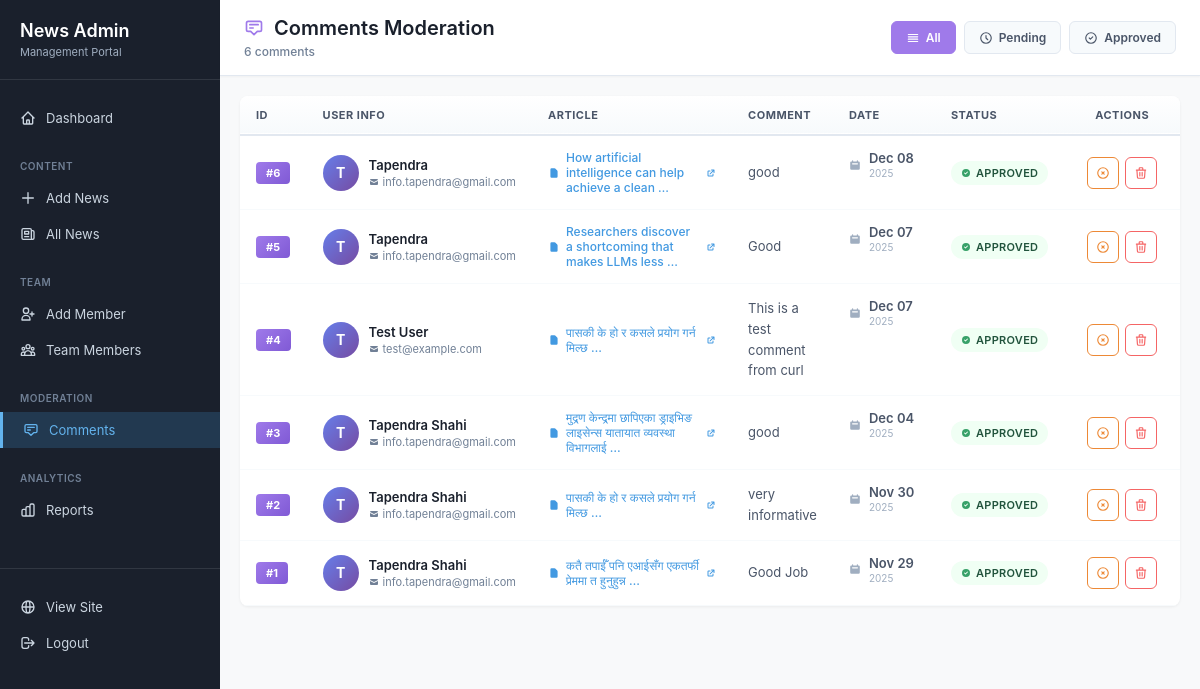
Page /custom-admin/comments/ (signed in) on the committed database.
### news/models.py (models this page shows, shortened)
class Comment(models.Model):
    news = models.ForeignKey(News, on_delete=models.CASCADE, related_name='comments')
    name = models.CharField(max_length=100, help_text="Commenter's name")
    email = models.EmailField(help_text="Commenter's email (not displayed publicly)")
    text = models.TextField(help_text="Comment text")
    created_at = models.DateTimeField(auto_now_add=True)
    is_approved = models.BooleanField(default=True, help_text="Whether this comment is approved for display")
    class Meta:
        ordering = ['-created_at']
        verbose_name = 'Comment'
        verbose_name_plural = 'Comments'

class News(models.Model):
    CATEGORY_CHOICES = [
        ('business', 'Business'),
        ('political', 'Political'),
        ('tech', 'Tech'),
        ('education', 'Education'),
    ]
    VISIBILITY_CHOICES = [
        ('public', 'Public'),
        ('private', 'Private'),
        ('password', 'Password Protected'),
    ]
    title = models.CharField(max_length=255)
    slug = models.SlugField(max_length=255, blank=True, help_text="URL-friendly version of title")
    content = models.TextField()
    excerpt = models.TextField(max_length=300, blank=True, help_text="Brief summary of the article")
    category = models.CharField(max_length=50, choices=CATEGORY_CHOICES, default='business')
    tags = models.CharField(max_length=500, blank=True, help_text="Comma-separated tags")
    author = models.ForeignKey(TeamMember, on_delete=models.SET_NULL, null=True, blank=True, related_name='articles', help_text="Select the author from team members")
    meta_description = models.CharField(max_length=160, blank=True, help_text="SEO meta description")
    visibility = models.CharField(max_length=20, choices=VISIBILITY_CHOICES, default='public')
    publish_date = models.DateTimeField(null=True, blank=True, help_text="Schedule publish date/time")
    created_at = models.DateTimeField(auto_now_add=True)
    updated_at = models.DateTimeField(auto_now=True)
    image = models.ImageField(upload_to='news_images/', blank=True, null=True)
    class Meta:
        ordering = ['-created_at']
        verbose_name = 'News Article'
        verbose_name_plural = 'News Articles'

### news/admin_views.py (the view)
# urls.py: path('comments/', admin_views.admin_comments_list, name='comments_list'),
@staff_member_required
def admin_comments_list(request):
    filter_type = request.GET.get('filter', 'all')
    if filter_type == 'pending':
        comments = Comment.objects.filter(is_approved=False)
    elif filter_type == 'approved':
        comments = Comment.objects.filter(is_approved=True)
    else:
        comments = Comment.objects.all()
    comments = comments.order_by('-created_at')
    context = {
        'comments': comments,
        'filter': filter_type,
    }
    return render(request, 'admin/custom_comments.html', context)

### news/templates/admin/custom_comments.html (shortened to what this page needs)
{% extends 'admin/base_custom.html' %}
{% block content %}
<div class="comments-wrapper">
    <div class="list-header">
        <div class="header-info">
            <h1>
                <svg width="20" height="20" fill="none" stroke="currentColor" viewBox="0 0 24 24">
                    <path stroke-linecap="round" stroke-linejoin="round" stroke-width="2" d="M7 8h10M7 12h4m1 8l-4-4H5a2 2 0 01-2-2V6a2 2 0 012-2h14a2 2 0 012 2v8a2 2 0 01-2 2h-3l-4 4z"/>
                </svg>
                Comments Moderation
            </h1>
            <p class="header-count">{{ comments.count }} comment{{ comments.count|pluralize }}</p>
        </div>
        <div class="filter-tabs">
            <a href="?filter=all" class="filter-tab {% if filter == 'all' or not filter %}active{% endif %}">
                <svg width="14" height="14" fill="none" stroke="currentColor" viewBox="0 0 24 24">
                    <path stroke-linecap="round" stroke-linejoin="round" stroke-width="2" d="M4 6h16M4 10h16M4 14h16M4 18h16"/>
                </svg>
                All
            </a>
            <a href="?filter=pending" class="filter-tab filter-pending {% if filter == 'pending' %}active{% endif %}">
                <svg width="14" height="14" fill="none" stroke="currentColor" viewBox="0 0 24 24">
                    <path stroke-linecap="round" stroke-linejoin="round" stroke-width="2" d="M12 8v4l3 3m6-3a9 9 0 11-18 0 9 9 0 0118 0z"/>
                </svg>
                Pending
            </a>
            <a href="?filter=approved" class="filter-tab filter-approved {% if filter == 'approved' %}active{% endif %}">
                <svg width="14" height="14" fill="none" stroke="currentColor" viewBox="0 0 24 24">
                    <path stroke-linecap="round" stroke-linejoin="round" stroke-width="2" d="M9 12l2 2 4-4m6 2a9 9 0 11-18 0 9 9 0 0118 0z"/>
                </svg>
                Approved
            </a>
        </div>
    </div>
    <div class="table-container">
        <table class="comments-table">
            <thead>
                <tr>
                    <th style="width: 50px;">ID</th>
                    <th style="width: 200px;">User Info</th>
                    <th style="width: 220px;">Article</th>
                    <th>Comment</th>
                    <th style="width: 110px;">Date</th>
                    <th style="width: 100px;">Status</th>
                    <th style="width: 120px; text-align: center;">Actions</th>
                </tr>
            </thead>
            <tbody>
                {% for comment in comments %}
                <tr class="{% if not comment.is_approved %}pending-row{% endif %}">
                    <td>
                        <span class="id-badge">#{{ comment.id }}</span>
                    </td>
                    <td>
                        <div class="user-info">
                            <div class="user-avatar">{{ comment.name|slice:":1"|upper }}</div>
                            <div class="user-details">
                                <span class="user-name">{{ comment.name }}</span>
                                <a href="mailto:{{ comment.email }}" class="user-email">
                                    <svg width="10" height="10" fill="currentColor" viewBox="0 0 20 20">
                                        <path d="M2.003 5.884L10 9.882l7.997-3.998A2 2 0 0016 4H4a2 2 0 00-1.997 1.884z"/>
                                        <path d="M18 8.118l-8 4-8-4V14a2 2 0 002 2h12a2 2 0 002-2V8.118z"/>
                                    </svg>
                                    {{ comment.email|truncatechars:25 }}
                                </a>
                            </div>
                        </div>
                    </td>
                    <td>
                        <a href="/news/{{ comment.news.id }}/" target="_blank" class="article-link">
                            <svg width="12" height="12" fill="currentColor" viewBox="0 0 20 20">
                                <path fill-rule="evenodd" d="M4 4a2 2 0 012-2h4.586A2 2 0 0112 2.586L15.414 6A2 2 0 0116 7.414V16a2 2 0 01-2 2H6a2 2 0 01-2-2V4z"/>
                            </svg>
                            <span>{{ comment.news.title|truncatewords:8 }}</span>
                            <svg width="10" height="10" fill="currentColor" viewBox="0 0 20 20">
                                <path d="M11 3a1 1 0 100 2h2.586l-6.293 6.293a1 1 0 101.414 1.414L15 6.414V9a1 1 0 102 0V4a1 1 0 00-1-1h-5z"/>
                                <path d="M5 5a2 2 0 00-2 2v8a2 2 0 002 2h8a2 2 0 002-2v-3a1 1 0 10-2 0v3H5V7h3a1 1 0 000-2H5z"/>
                            </svg>
                        </a>
                    </td>
                    <td>
                        <div class="comment-text">
                            <p>{{ comment.text|truncatewords:15 }}</p>
                        </div>
                    </td>
                    <td class="date-cell">
                        <svg width="12" height="12" fill="currentColor" viewBox="0 0 20 20">
                            <path fill-rule="evenodd" d="M6 2a1 1 0 00-1 1v1H4a2 2 0 00-2 2v10a2 2 0 002 2h12a2 2 0 002-2V6a2 2 0 00-2-2h-1V3a1 1 0 10-2 0v1H7V3a1 1 0 00-1-1zm0 5a1 1 0 000 2h8a1 1 0 100-2H6z"/>
                        </svg>
                        <div class="date-info">
                            <span class="date-main">{{ comment.created_at|date:"M d" }}</span>
                            <span class="date-year">{{ comment.created_at|date:"Y" }}</span>
                        </div>
                    </td>
                    <td>
                        {% if comment.is_approved %}
                        <span class="status-badge status-approved">
                            <svg width="10" height="10" fill="currentColor" viewBox="0 0 20 20">
                                <path fill-rule="evenodd" d="M10 18a8 8 0 100-16 8 8 0 000 16zm3.707-9.293a1 1 0 00-1.414-1.414L9 10.586 7.707 9.293a1 1 0 00-1.414 1.414l2 2a1 1 0 001.414 0l4-4z"/>
                            </svg>
                            Approved
                        </span>
                        {% endif %}
                    </td>
                    <td>
                        <div class="action-buttons">
                            {% if comment.is_approved %}
                            <a href="{% url 'custom_admin:comment_unapprove' comment.id %}" class="btn-action btn-unapprove" title="Unapprove">
                                <svg width="14" height="14" fill="none" stroke="currentColor" viewBox="0 0 24 24">
                                    <path stroke-linecap="round" stroke-linejoin="round" stroke-width="2" d="M10 14l2-2m0 0l2-2m-2 2l-2-2m2 2l2 2m7-2a9 9 0 11-18 0 9 9 0 0118 0z"/>
                                </svg>
                            </a>
                            {% endif %}
                            <a href="{% url 'custom_admin:comment_delete' comment.id %}" class="btn-action btn-delete"
                               onclick="return confirm('Delete this comment?')" title="Delete">
                                <svg width="14" height="14" fill="none" stroke="currentColor" viewBox="0 0 24 24">
                                    <path stroke-linecap="round" stroke-linejoin="round" stroke-width="2" d="M19 7l-.867 12.142A2 2 0 0116.138 21H7.862a2 2 0 01-1.995-1.858L5 7m5 4v6m4-6v6m1-10V4a1 1 0 00-1-1h-4a1 1 0 00-1 1v3M4 7h16"/>
                                </svg>
                            </a>
                        </div>
                    </td>
                </tr>
                {% endfor %}
            </tbody>
        </table>
    </div>
</div>
{% endblock %}

### news/templates/admin/custom_comments.html (style rules this page uses)
* { margin: 0; padding: 0; box-sizing: border-box; }
.comments-wrapper { background: #f8f9fa; min-height: 100vh; font-family: -apple-system, BlinkMacSystemFont, 'Segoe UI', Roboto, sans-serif; font-size: 13px; }
.list-header { background: #fff; border-bottom: 1px solid #e2e8f0; padding: 16px 24px; display: flex; justify-content: space-between; align-items: center; position: sticky; top: 0; z-index: 100; box-shadow: 0 1px 2px rgba(0,0,0,0.04); }
.header-info h1 { display: flex; align-items: center; gap: 10px; font-size: 20px; font-weight: 600; color: #1a202c; margin-bottom: 4px; }
.header-info h1 svg { color: #9f7aea; }
.header-count { font-size: 12px; color: #718096; font-weight: 500; }
.filter-tabs { display: flex; gap: 8px; }
.filter-tab { display: inline-flex; align-items: center; gap: 6px; padding: 8px 14px; background: #f7fafc; border: 1px solid #e2e8f0; border-radius: 6px; color: #4a5568; font-size: 12px; font-weight: 600; text-decoration: none; transition: all 0.2s; }
.filter-tab.active { background: #9f7aea; border-color: #9f7aea; color: #fff; }
.table-container { background: #fff; margin: 20px; border-radius: 8px; box-shadow: 0 1px 3px rgba(0,0,0,0.06); overflow: hidden; }
.comments-table { width: 100%; border-collapse: collapse; }
.comments-table thead { background: linear-gradient(to bottom, #fff, #f7fafc); border-bottom: 2px solid #e2e8f0; }
.comments-table th { padding: 12px 16px; text-align: left; font-size: 11px; font-weight: 700; color: #4a5568; text-transform: uppercase; letter-spacing: 0.5px; }
.comments-table tbody tr { border-bottom: 1px solid #f7fafc; transition: all 0.2s; }
.comments-table td { padding: 14px 16px; font-size: 13px; color: #2d3748; vertical-align: middle; }
.id-badge { display: inline-block; padding: 4px 10px; background: linear-gradient(135deg, #9f7aea 0%, #805ad5 100%); color: #fff; font-size: 11px; font-weight: 700; border-radius: 4px; }
.user-info { display: flex; align-items: center; gap: 10px; }
.user-avatar { width: 36px; height: 36px; border-radius: 50%; background: linear-gradient(135deg, #667eea 0%, #764ba2 100%); color: #fff; display: flex; align-items: center; justify-content: center; font-size: 14px; font-weight: 700; flex-shrink: 0; }
.user-details { display: flex; flex-direction: column; gap: 2px; }
.user-name { font-weight: 600; color: #1a202c; font-size: 13px; }
.user-email { display: inline-flex; align-items: center; gap: 4px; font-size: 11px; color: #718096; text-decoration: none; }
.article-link { display: inline-flex; align-items: center; gap: 6px; color: #4299e1; text-decoration: none; font-size: 12px; font-weight: 500; transition: color 0.2s; }
.article-link span { flex: 1; }
.comment-text { max-width: 400px; }
.comment-text p { color: #4a5568; line-height: 1.6; font-size: 13px; }
.date-cell { display: flex; align-items: center; gap: 8px; color: #718096; font-size: 12px; }
.date-cell svg { color: #a0aec0; flex-shrink: 0; }
.date-info { display: flex; flex-direction: column; gap: 1px; }
.date-main { font-weight: 600; color: #4a5568; }
.date-year { font-size: 10px; color: #a0aec0; }
.status-badge { display: inline-flex; align-items: center; gap: 5px; padding: 5px 10px; font-size: 11px; font-weight: 600; border-radius: 12px; text-transform: uppercase; letter-spacing: 0.3px; }
.status-approved { background: #f0fff4; color: #22543d; }
.status-approved svg { color: #38a169; }
.action-buttons { display: flex; gap: 6px; justify-content: center; }
.btn-action { display: inline-flex; align-items: center; justify-content: center; width: 32px; height: 32px; border-radius: 6px; border: 1px solid; transition: all 0.2s; cursor: pointer; }
.btn-unapprove { background: #fff; border-color: #ed8936; color: #ed8936; }
.btn-delete { background: #fff; border-color: #f56565; color: #f56565; }
@media (max-width: 1200px) { .comment-text { max-width: 300px; } }

### rows in the picture
Comment: id "6", name "T", name "Tapendra", email "info.tapendra@gmail.com", news "How artificial intelligence can help achieve a clean …", text "good", created_at "Dec 08", created_at "2025", is_approved True (drawn)
Comment: id "5", name "T", name "Tapendra", email "info.tapendra@gmail.com", news "Researchers discover a shortcoming that makes LLMs less …", text "Good", created_at "Dec 07", created_at "2025", is_approved True (drawn)
Comment: id "4", name "T", name "Test User", email "test@example.com", news "पासकी के हो र कसले प्रयोग गर्न मिल्छ …", text "This is a test comment from curl", created_at "Dec 07", created_at "2025", is_approved True (drawn)
Comment: id "3", name "T", name "Tapendra Shahi", email "info.tapendra@gmail.com", news "मुद्रण केन्द्रमा छापिएका ड्राइभिङ लाइसेन्स यातायात व्यवस्था विभागलाई …", text "good", created_at "Dec 04", created_at "2025", is_approved True (drawn)
Comment: id "2", name "T", name "Tapendra Shahi", email "info.tapendra@gmail.com", news "पासकी के हो र कसले प्रयोग गर्न मिल्छ …", text "very informative", created_at "Nov 30", created_at "2025", is_approved True (drawn)
Comment: id "1", name "T", name "Tapendra Shahi", email "info.tapendra@gmail.com", news "कतै तपाईँ पनि एआईसँग एकतर्फी प्रेममा त हुनुहुन्न …", text "Good Job", created_at "Nov 29", created_at "2025", is_approved True (drawn)

### other values in the picture
{{ comments.count }} "6"
